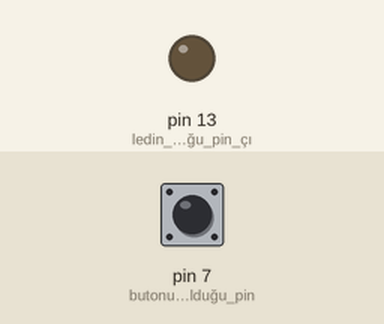
Recording of a sketch running on a simulated Arduino Uno, built with avr-gcc and run on an emulated ATmega328P. On the bench: output pins drawn as LEDs (lit = HIGH). The inputs (shaded band) are chosen by the test bench; at power-on: pin 7 (butonun_bağlı_olduğu_pin) LOW.

Above: at 1.2 s.
1.3 s: pin 7 (butonun_bağlı_olduğu_pin) pulled HIGH for 0.15 s
At 1.37 s:
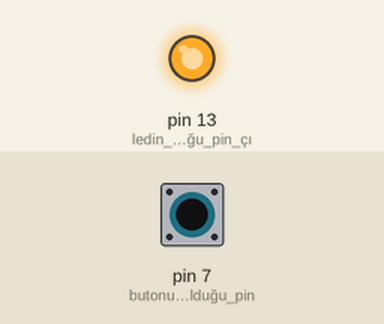
2.9 s: pin 7 (butonun_bağlı_olduğu_pin) pulled HIGH for 3.2 s
At 6.7 s:
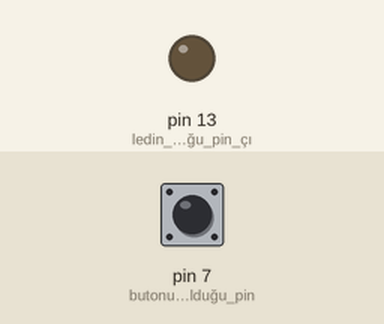
Timing chart, 0 to 8.2 s (numbered marks = the images above; inputs shaded):
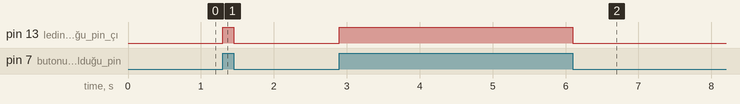

Measured:
- after the input at 1.3 s, pin 13 (ledin_bağlı_olduğu_pin_çı): LOW → HIGH at once, → LOW 0.15 s later
- after the input at 2.9 s, pin 13 (ledin_bağlı_olduğu_pin_çı): LOW → HIGH at once, → LOW 3.2 s later

The sketch:

butonKontrol_1.ino
```cpp
void setup() {
  // put your setup code here, to run once:
  pinMode(7,INPUT);//butonun bağlı olduğu pin giriş olarak ayarlandı
  pinMode(13,OUTPUT);//ledin bağlı olduğu pin çıkış olarak ayarlandı
}

void loop() {
  // put your main code here, to run repeatedly:
  int okunanDeger = digitalRead(7);//butona basılıp basılmadığı okunacak
  if(okunanDeger==1)//butona basılı ise ledi yak
    digitalWrite(13,1);
  if(okunanDeger==0)//butona basılı değil ise ledi söndür
    digitalWrite(13,0);
}
```
